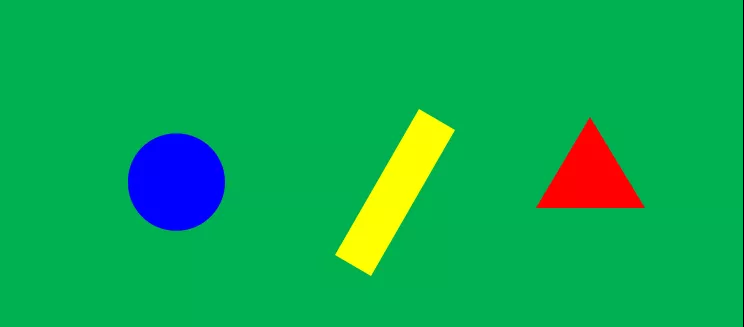
//> input picture test1.png, 744 x 327 px
$ ./main   (built with g++ and OpenCV 4)
//> lines starting //> are read from the running program, lines starting //| are printed output that depends on the picture; after the words box and inside, x2 and y2 are one past the last pixel; in counts of white or black regions, pixels touching at a corner belong together
### Detector.hpp
#ifndef _DETECTOR_HPP_
#define _DETECTOR_HPP_

#include<iostream>
#include<vector>
#include<opencv2/opencv.hpp>
#include<opencv2/core.hpp>
#include<opencv2/highgui.hpp>
#include<opencv2/imgproc.hpp>
#include<opencv2/imgproc/imgproc_c.h>
using namespace std;
using namespace cv;

class Detector
{
private:
	Mat _img;
	vector<Point> _points;
public:
	void set_img(Mat &img);
	vector<Point> detect();
	void print();
};
#endif // !DETECTOR_HPP
#pragma once

### pch.h
// 入门提示:
//   1. 使用解决方案资源管理器窗口添加/管理文件
//   2. 使用团队资源管理器窗口连接到源代码管理
//   3. 使用输出窗口查看生成输出和其他消息
//   4. 使用错误列表窗口查看错误
//   5. 转到“项目”>“添加新项”以创建新的代码文件，或转到“项目”>“添加现有项”以将现有代码文件添加到项目
//   6. 将来，若要再次打开此项目，请转到“文件”>“打开”>“项目”并选择 .sln 文件

#ifndef PCH_H
#define PCH_H

// TODO: 添加要在此处预编译的标头

#endif //PCH_H

### Detector.cpp
#include"pch.h"
#include"Detector.hpp"
#include<iostream>
#include<vector>
#include<opencv2/opencv.hpp>
#include<opencv2/core.hpp>
#include<opencv2/highgui.hpp>
#include<opencv2/imgproc.hpp>
#include<opencv2/imgproc/imgproc_c.h>
using namespace std;
using namespace cv;

void Detector::set_img(Mat &img)
{
	_img = img;
}
vector<Point> Detector::detect()
{
	vector<Point> flags;
	int rows = _img.rows;
	int cols = _img.cols;
	for (int i = rows / 10; i < rows * 9 / 10; i++)
	{
		for (int j = cols / 10; j < cols * 9 / 10; j++)
		{
			Point a(i, j);
			if (_img.at<Vec3b>(i, j).val[1] <= 50 && _img.at<Vec3b>(i, j).val[2] <= 50)	//blue
			{
				flags.push_back(a);
				_img.at<Vec3b>(i, j).val[0] = 255; _img.at<Vec3b>(i, j).val[1] = 255; _img.at<Vec3b>(i, j).val[2] = 255;
			}
		}
	}
	if (flags.empty())		cout << "empty" << endl;
	else
	{
		vector<Point>::iterator it;
		// [4 lines of commented-out code are left out]
		Point circle((flags.front().x + flags.back().x) / 2, (flags.front().y + flags.back().y) / 2);
		_points.push_back(circle);
	}
	flags.clear();
	for (int i = rows / 10; i < rows * 9 / 10; i++)
	{
		for (int j = cols / 10; j < cols * 9 / 10; j++)
		{
			Point a(i, j);
			if (_img.at<Vec3b>(i, j).val[0] <= 50 && _img.at<Vec3b>(i, j).val[1] >= 200 && _img.at<Vec3b>(i, j).val[1] <= 255 && _img.at<Vec3b>(i, j).val[2] >= 200 && _img.at<Vec3b>(i, j).val[2] <= 255)		//yellow
			{
				flags.push_back(a);
				_img.at<Vec3b>(i, j).val[0] = 255; _img.at<Vec3b>(i, j).val[1] = 255; _img.at<Vec3b>(i, j).val[2] = 255;
			}
		}
	}
	if (flags.empty())		cout << "empty" << endl;
	else
	{
		// [5 lines of commented-out code are left out]
		Point rectangle((flags.front().x + flags.back().x) / 2, (flags.front().y + flags.back().y) / 2);
		_points.push_back(rectangle);
	}
	flags.clear();
	for (int i = rows / 10; i < rows * 9 / 10; i++)
	{
		for (int j = cols / 10; j < cols * 9 / 10; j++)
		{
			Point a(i, j);
			if (_img.at<Vec3b>(i, j).val[0] <= 90 && _img.at<Vec3b>(i, j).val[1] <= 90)		//red
			{
				flags.push_back(a);
				_img.at<Vec3b>(i, j).val[0] = 255; _img.at<Vec3b>(i, j).val[1] = 255; _img.at<Vec3b>(i, j).val[2] = 255;
			}
		}
	}
	if (flags.empty())		cout << "empty" << endl;
	else
	{
		vector<Point>::iterator it;
		// [4 lines of commented-out code are left out]
		int l, r = flags.back().y;
		for (it = flags.begin(); it != flags.end(); it++)
		{
			if (it->x == flags.back().x)
			{
				l = it->y;
				break;
			}
		}
		//Point triangle(((flags.back().x - flags.front().x)*(flags.back().x - flags.front().x) + (r - l)*(r - l) / 4) / (2 * (flags.back().x - flags.front().x)) + flags.front().x, (l + r) / 2);		//三角形的中心（重心）的y应该是这个公式
		Point triangle((flags.back().x - flags.front().x) / 2+flags.front().x, (l + r) / 2);		//但是根据答案y取的是高的一半
		_points.push_back(triangle);
	}
	return _points;
}
void Detector::print()
{
	vector<Point>::iterator it;
	int i = 0;
	for (it = _points.begin(); it != _points.end(); it++)
	{
		if (i == 0)	cout << "圆的中心坐标: ";
		else if (i == 1)	cout << "矩形的中心坐标: ";
		else if (i == 2)	cout << "三角形的中心坐标: ";
		i++;
		cout << "X轴(col): " << it->y << " " << "Y轴(row): " << it->x << endl;
	}
	namedWindow("second");
	imshow("second", _img);
}

### main.cpp
// Detector.cpp : 此文件包含 "main" 函数。程序执行将在此处开始并结束。
//

#include "pch.h"
#include"Detector.hpp"
#include<iostream>
#include<vector>
#include<opencv2/opencv.hpp>
#include<opencv2/core.hpp>
#include<opencv2/highgui.hpp>
#include<opencv2/imgproc.hpp>
#include<opencv2/imgproc/imgproc_c.h>
using namespace std;
using namespace cv;

int main()
{
	Mat img = imread("test1.png");
//> img is the input picture: 327 rows x 744 cols, CV_8UC3; mean B, G, R 82.8, 169.8, 12.8
	imshow("first", img);
	Detector test;
	test.set_img(img);
	vector<Point> ans;
	ans = test.detect();
//> after the loop in detect, `for (int i = rows / 10; i < rows * 9 / 10; i++)`:
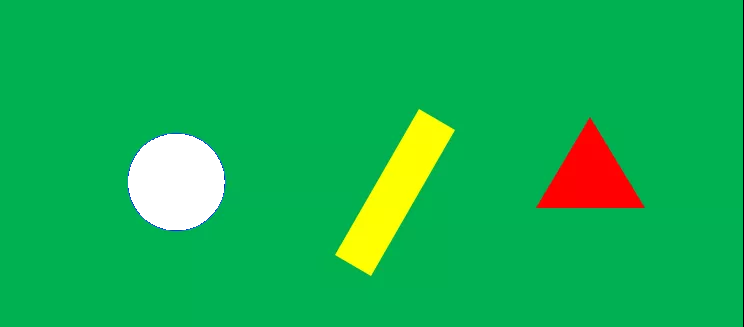
//> _img: 327 rows x 744 cols, CV_8UC3; 3.02% of pixels changed, all inside (x1, y1, x2, y2) = (128, 134, 225, 230)
//> after the loop in detect, `for (int i = rows / 10; i < rows * 9 / 10; i++)`: flags = 7340 Points (x, y), first 12: [134, 167], [134, 168], [134, 169], [134, 170], [134, 171], [134, 172], [134, 173], [134, 174], [134, 175], [134, 176], [134, 177], [134, 178]
//> in detect, `Point circle((flags.front().x + flags.back().x) / 2, (flags.front().y ..`: circle = Point(181, 176)
//> after the loop in detect, `for (int i = rows / 10; i < rows * 9 / 10; i++)`:
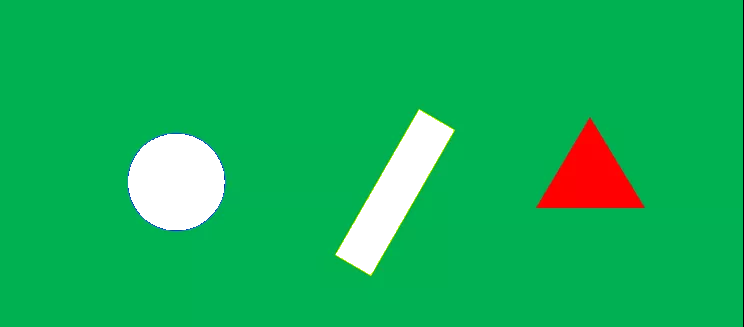
//> _img: 327 rows x 744 cols, CV_8UC3; 2.77% of pixels changed, all inside (x1, y1, x2, y2) = (336, 110, 453, 274)
//> after the loop in detect, `for (int i = rows / 10; i < rows * 9 / 10; i++)`: flags = 6740 Points (x, y), first 12: [110, 419], [111, 418], [111, 419], [111, 420], [111, 421], [112, 418], [112, 419], [112, 420], [112, 421], [112, 422], [113, 417], [113, 418]
//> in detect, `Point rectangle((flags.front().x + flags.back().x) / 2, (flags.front()..`: rectangle = Point(191, 394)
//> after the loop in detect, `for (int i = rows / 10; i < rows * 9 / 10; i++)`:
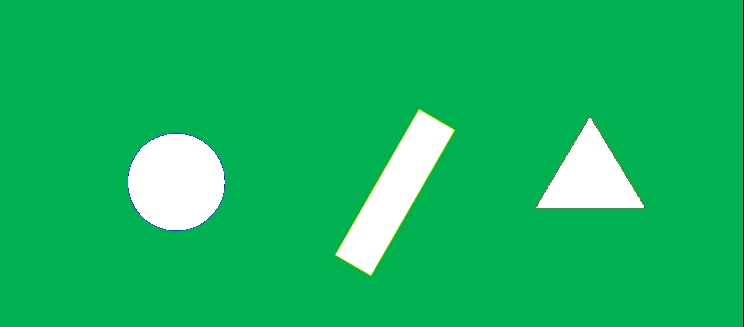
//> _img: 327 rows x 744 cols, CV_8UC3; 2.04% of pixels changed, all inside (x1, y1, x2, y2) = (536, 118, 644, 208)
//> after the loop in detect, `for (int i = rows / 10; i < rows * 9 / 10; i++)`: flags = 4967 Points (x, y), first 12: [118, 589], [118, 590], [119, 588], [119, 589], [119, 590], [119, 591], [120, 588], [120, 589], [120, 590], [120, 591], [121, 587], [121, 588]
//> in detect, `int l, r = flags.back().y;`: r = 643
//> the loop in detect, `for (it = flags.begin(); it != flags.end(); it++)` made 4860 passes
//> l on pass 4860: 536
//> in detect, `Point triangle((flags.back().x - flags.front().x) / 2+flags.front().x,..`: triangle = Point(162, 589)
//> ans = 3 Points (x, y): [181, 176], [191, 394], [162, 589]
	test.print();
//> the loop in print, `for (it = _points.begin(); it != _points.end(); it++)` made 3 passes
//| 圆的中心坐标: X轴(col): 176 Y轴(row): 181
//| 矩形的中心坐标: X轴(col): 394 Y轴(row): 191
//| 三角形的中心坐标: X轴(col): 589 Y轴(row): 162
//> after the loop in print, `for (it = _points.begin(); it != _points.end(); it++)`: i = 3
	waitKey();
	return  0;
}

// 运行程序: Ctrl + F5 或调试 >“开始执行(不调试)”菜单
// 调试程序: F5 或调试 >“开始调试”菜单

// 入门提示:
//   1. 使用解决方案资源管理器窗口添加/管理文件
//   2. 使用团队资源管理器窗口连接到源代码管理
//   3. 使用输出窗口查看生成输出和其他消息
//   4. 使用错误列表窗口查看错误
//   5. 转到“项目”>“添加新项”以创建新的代码文件，或转到“项目”>“添加现有项”以将现有代码文件添加到项目
//   6. 将来，若要再次打开此项目，请转到“文件”>“打开”>“项目”并选择 .sln 文件
